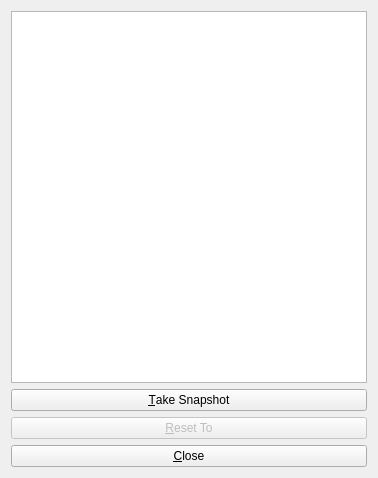
<?xml version="1.0" encoding="UTF-8"?>
<ui version="4.0">
 <class>UndoManagerDialogData</class>
 <widget class="QWidget" name="UndoManagerDialogData">
  <property name="geometry">
   <rect>
    <x>0</x>
    <y>0</y>
    <width>378</width>
    <height>478</height>
   </rect>
  </property>
  <property name="minimumSize">
   <size>
    <width>0</width>
    <height>0</height>
   </size>
  </property>
  <property name="windowTitle">
   <string>UndoManager</string>
  </property>
  <layout class="QGridLayout" name="gridLayout">
   <item row="0" column="0">
    <layout class="QVBoxLayout" name="verticalLayout">
     <item>
      <widget class="QListWidget" name="snapshot_list">
       <property name="toolTip">
        <string>Snapshot list.</string>
       </property>
      </widget>
     </item>
     <item>
      <widget class="QPushButton" name="add_snapshot_button">
       <property name="enabled">
        <bool>true</bool>
       </property>
       <property name="sizePolicy">
        <sizepolicy hsizetype="Expanding" vsizetype="Preferred">
         <horstretch>0</horstretch>
         <verstretch>0</verstretch>
        </sizepolicy>
       </property>
       <property name="toolTip">
        <string>Create a new snapshot</string>
       </property>
       <property name="text">
        <string>&amp;Take Snapshot</string>
       </property>
       <property name="shortcut">
        <string>Alt+A</string>
       </property>
      </widget>
     </item>
     <item>
      <widget class="QPushButton" name="reset_to_button">
       <property name="enabled">
        <bool>false</bool>
       </property>
       <property name="sizePolicy">
        <sizepolicy hsizetype="Expanding" vsizetype="Preferred">
         <horstretch>0</horstretch>
         <verstretch>0</verstretch>
        </sizepolicy>
       </property>
       <property name="toolTip">
        <string>Reset to a choosen snapshot</string>
       </property>
       <property name="text">
        <string>&amp;Reset To</string>
       </property>
       <property name="shortcut">
        <string>Alt+R</string>
       </property>
      </widget>
     </item>
     <item>
      <widget class="QPushButton" name="close_button">
       <property name="enabled">
        <bool>true</bool>
       </property>
       <property name="sizePolicy">
        <sizepolicy hsizetype="Expanding" vsizetype="Preferred">
         <horstretch>0</horstretch>
         <verstretch>0</verstretch>
        </sizepolicy>
       </property>
       <property name="toolTip">
        <string>Close dialog</string>
       </property>
       <property name="text">
        <string>&amp;Close</string>
       </property>
       <property name="shortcut">
        <string>Alt+R</string>
       </property>
      </widget>
     </item>
    </layout>
   </item>
  </layout>
 </widget>
 <layoutdefault spacing="6" margin="11"/>
 <tabstops>
  <tabstop>snapshot_list</tabstop>
  <tabstop>add_snapshot_button</tabstop>
  <tabstop>reset_to_button</tabstop>
 </tabstops>
 <includes>
  <include location="global">BALL_core/COMMON/global.h</include>
 </includes>
 <resources/>
 <connections/>
</ui>
